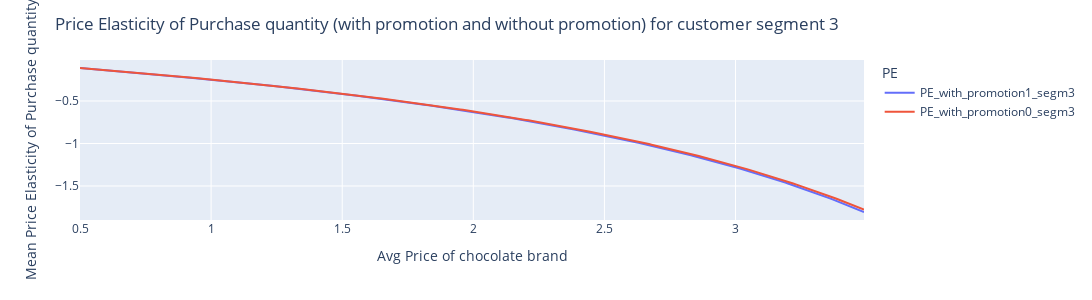

Notebook code for this chart:
### Markdown cell above
# price elasticity of purchase quantity for customer of segment 3

### Code cell
df_price_elasticity_price_promotion['PE_with_promotion1_segm3']=reg_3.coef_[0]*(df_price_elasticity_price_promotion['price']/
                                                                               reg_0.predict(df_price_elasticity_price_promotion[['price','promotion_1']])
                                                                               )
df_price_elasticity_price_promotion['PE_with_promotion0_segm3']=reg_3.coef_[0]*(df_price_elasticity_price_promotion['price']/
                                                                               reg_0.predict(df_price_elasticity_price_promotion[['price','promotion_0']])
                                                                               )
PE_0_1_promotion=df_price_elasticity_price_promotion.melt(id_vars=['price'],var_name='PE',value_name='PEValue',value_vars=['PE_with_promotion1_segm3','PE_with_promotion0_segm3'])
# PE_0_1_promotion
fig=px.line(PE_0_1_promotion,x="price",y='PEValue',color='PE')
fig.update_layout(width=1100,height=300,title='Price Elasticity of Purchase quantity (with promotion and without promotion) for customer segment 3',
                  xaxis=dict(title='Avg Price of chocolate brand'),
                  yaxis=dict(title='Mean Price Elasticity of Purchase quantity'))
fig.show()

### Figure 1 — Plotly figure (JSON) as saved in the notebook; plotly's stock layout.template omitted (floating-point values rounded to 4 significant figures; data arrays with more than 128 entries replaced by an {"elided": "..."} marker saying what was removed)
{"data": [{"hovertemplate": "PE=PE_with_promotion1_segm3<br>price=%{x}<br>PEValue=%{y}<extra></extra>", "legendgroup": "PE_with_promotion1_segm3", "line": {"color": "#636efa", "dash": "solid"}, "marker": {"symbol": "circle"}, "mode": "lines", "name": "PE_with_promotion1_segm3", "orientation": "v", "showlegend": true, "type": "scatter", "x": {"elided": "300 float values"}, "xaxis": "x", "y": {"elided": "300 float values"}, "yaxis": "y"}, {"hovertemplate": "PE=PE_with_promotion0_segm3<br>price=%{x}<br>PEValue=%{y}<extra></extra>", "legendgroup": "PE_with_promotion0_segm3", "line": {"color": "#EF553B", "dash": "solid"}, "marker": {"symbol": "circle"}, "mode": "lines", "name": "PE_with_promotion0_segm3", "orientation": "v", "showlegend": true, "type": "scatter", "x": {"elided": "300 float values"}, "xaxis": "x", "y": {"elided": "300 float values"}, "yaxis": "y"}], "layout": {"height": 300, "legend": {"title": {"text": "PE"}, "tracegroupgap": 0}, "margin": {"t": 60}, "title": {"text": "Price Elasticity of Purchase quantity (with promotion and without promotion) for customer segment 3"}, "width": 1100, "xaxis": {"anchor": "y", "autorange": true, "domain": [0, 1], "range": [0.5, 3.49], "title": {"text": "Avg Price of chocolate brand"}, "type": "linear"}, "yaxis": {"anchor": "x", "autorange": true, "domain": [0, 1], "range": [-1.9, -0.01775], "title": {"text": "Mean Price Elasticity of Purchase quantity"}, "type": "linear"}}}
